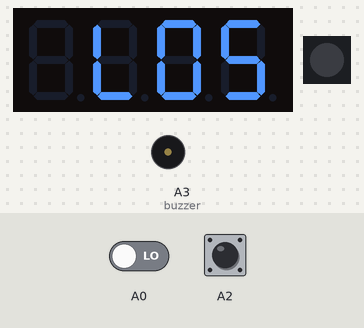
The sketch below on a simulated Arduino Uno, built with avr-gcc and run on an emulated ATmega328P. Shown: 4-digit seven-segment display, 1 RGB LEDs in strip order, left to right, buzzer (waves = sounding). The inputs (shaded band) are chosen by the test bench; at power-on: A0 LOW, A2 HIGH. The strip is taken to match the declared colour order; random numbers use the default seed unless the sketch sets one; what the sketch prints to the serial monitor is not drawn.

Above: at 1.18 s.
At 3.4 s:
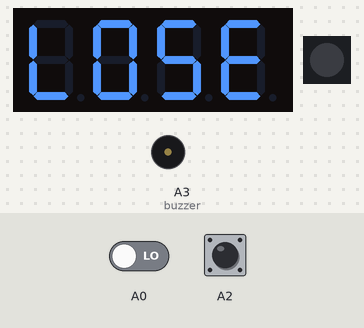
Timing chart, 0 to 4.9 s (numbered marks = the images above):
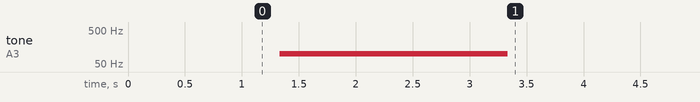

Measured:
- by itself, tone on A3 (buzzer): silent → 100 Hz at 1.3 s, → silent 2.0 s later

The sketch:

BombSquadGame.ino
```cpp
#include <Adafruit_NeoPixel.h>


#include <SevenSegmentExtended.h>
#include <SevenSegmentFun.h>
#include <SevenSegmentTM1637.h>

const byte PIN_CLK = 3;   // define CLK pin (any digital pin)
const byte PIN_DIO = 2;   // define DIO pin (any digital pin)
SevenSegmentExtended      countdown(PIN_CLK, PIN_DIO);


int minutes = 1;
int startTime = ((minutes * 600) + 1);
int winner = 0;
int wires[] = {A0, A1, A2};
int buzzer = A3;
int pitch = 100;
bool youWIN = false;
bool youLOSE = false;
int randNumber = 0;
int ledPIN = 4;
int ledoff = 0; //led switch cases
int ledarmed = 1;
int ledwin = 2;
int ledlose = 3;
unsigned long currentMillis = millis();
unsigned long previousMillis = 0;

//Countdown Timer stuff, so it's available elswhere
static unsigned long timer = millis();
static int deciSeconds = startTime;

Adafruit_NeoPixel led = Adafruit_NeoPixel(1, ledPIN, NEO_RGB + NEO_KHZ800);

void setup() {
  Serial.begin(9600);     //Comment out the LEDs if you uncomment this.

  countdown.begin();            // initializes the display
  countdown.setBacklight(100);  // set the brightness to 100 %
  countdown.setColonOn(true);
  countdown.setCursor(0, 1);

  led.begin();


  randomSeed(analogRead(A5));//floating analog pin
  randNumber = random(0, 3);
  winner = wires[randNumber];

  Serial.print("randNumber: "); //This won't work unless you
  Serial.println(randNumber);   //comment out the LED functions in setup
  Serial.print("winner: ");     //AND UNCOMMENT the Serial.begin command.
  Serial.println(winner);       //
}

void loop() {
  smartLED(ledarmed);
  if (youWIN == false && youLOSE == false) {


    if (digitalRead(winner) == LOW) {
      YOUWON();

    }
    else {
      if (winner == A0) {
        if (digitalRead(A1 ) == LOW || digitalRead(A2) == LOW) {
          YOULOST();
        }
      }
      if (winner == A1) {
        if (digitalRead(A0 ) == LOW || digitalRead(A2) == LOW) {
          YOULOST();
        }
      }
      if (winner == A2) {
        if (digitalRead(A0 ) == LOW || digitalRead(A1) == LOW) {
          YOULOST();
        }
      }
    }


    if (deciSeconds >= 1) {
      if (youWIN == false && youLOSE == false) {
        if (deciSeconds != 8888) {
          if (millis() >= timer && deciSeconds >= 0) {
            deciSeconds--;
            timer += 100;

            countdown.setCursor(0, 0);
            countdown.print(deciSeconds);
          }
        }
      }
    }
    else {
      YOULOST();
    }
  }
}

void winTUNE() {//mario 1-up
  tone(buzzer, 659, 120);//E5
  tone(buzzer, (659 / 2), 120);
  delay(120);//try to eliminate the delays and extend the notes - which sounds better?
  tone(buzzer, 784, 120);//G5
  delay(130);
  tone(buzzer, 1397, 120);//F6
  delay(130);
  tone(buzzer, 1175, 120);//D6
  delay(130);
  tone(buzzer, 1319, 120);//E6
  delay(130);
  tone(buzzer, 1760, 120);//A6
}

void YOUWON() {
  digitalWrite(winner, LOW);     // Once the wire is cut, it's cut.
  smartLED(ledwin);
  youWIN = true;
  Serial.print("YOU WIN!");
  countdown.print(deciSeconds - 1);
  winTUNE();
}

void YOULOST() {
  youLOSE = true;
  smartLED(ledlose);
  Serial.print("YOU LOST!");
  countdown.setColonOn(false);
  countdown.print("LOSE");
  tone(buzzer, pitch, 2000);

}
void smartLED(int i) {
  //"neopixel" led showing different colors & patterns for different conditions
  int ledState = (0, 0, 0);
  unsigned long currentMillis = millis();
  unsigned long previousMillis = currentMillis;
  unsigned int rate = 500;  //armed blink rate is 2Hz
  if (deciSeconds <= 300) {     //armed blink rate under 30 seconds
    rate = 250;                 //is 4Hz
  }

  switch (i) {
    case 0:
      // off: dark
      led.setPixelColor(0, (0, 0, 0));
      led.show();

    case 1:

      // armed: blinking yellow

      if (currentMillis - previousMillis >= rate) {
        if (ledState == (0, 0, 0)) {
          ledState = (127, 127, 0);
        } else {
          ledState = (0, 0, 0);
        }
      }
      led.setPixelColor(0, ledState);
      led.show();

    case 2:
      // win: full green
      led.setPixelColor(0, (0, 255, 0));
      led.show();

    case 3:
      // lose:full red
      led.setPixelColor(0, (255, 0, 0));
      led.show();
  }

}
```
